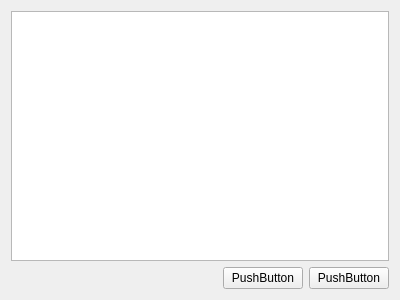
<?xml version="1.0" encoding="UTF-8"?>
<ui version="4.0">
 <class>ExtensionSettingWidget</class>
 <widget class="QWidget" name="ExtensionSettingWidget">
  <property name="geometry">
   <rect>
    <x>0</x>
    <y>0</y>
    <width>400</width>
    <height>300</height>
   </rect>
  </property>
  <property name="windowTitle">
   <string>Form</string>
  </property>
  <layout class="QVBoxLayout" name="verticalLayout">
   <item>
    <widget class="QListWidget" name="listWidget"/>
   </item>
   <item>
    <layout class="QHBoxLayout" name="horizontalLayout">
     <item>
      <spacer name="horizontalSpacer">
       <property name="orientation">
        <enum>Qt::Horizontal</enum>
       </property>
       <property name="sizeHint" stdset="0">
        <size>
         <width>40</width>
         <height>20</height>
        </size>
       </property>
      </spacer>
     </item>
     <item>
      <widget class="QPushButton" name="loadButton">
       <property name="text">
        <string>PushButton</string>
       </property>
      </widget>
     </item>
     <item>
      <widget class="QPushButton" name="ghnsButton">
       <property name="text">
        <string>PushButton</string>
       </property>
      </widget>
     </item>
    </layout>
   </item>
  </layout>
 </widget>
 <resources/>
 <connections/>
</ui>
